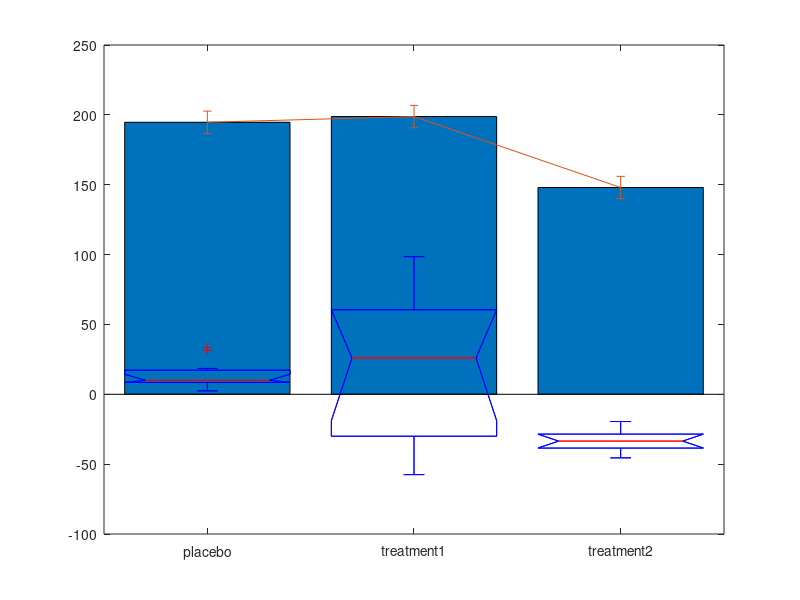
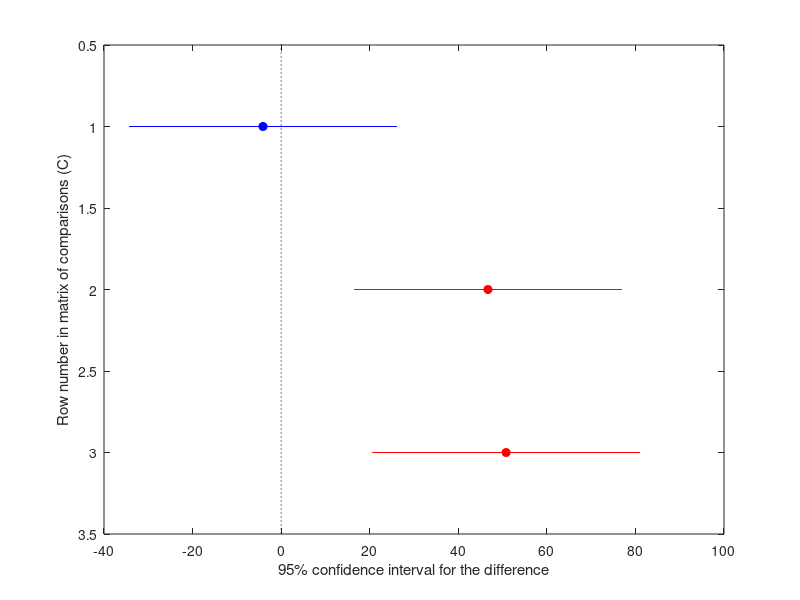

Source code (MATLAB) for these figures, in order: (Note: this script raises an error after producing the figures.)
%In class 19

% Problem 1. Imagine a clincal trial for two drugs that are intended to lower
% cholesterol. Assume 30 subjects are randomly divided into 3 groups that
% either receive a placebo or one of the two treatments. The mean initials
% levels of total cholesterol in each group are the same. The final
% measurements look like

placebo = [   194   183   199   189   189   214   212   186   191   190];
treatment1 = [    138   217   188   126   249   217   255   196   279   123];
treatment2 =[   152   152   151   143   161   142   142   141   161   135];

%A. Make a bar plot of the means of each group with errorbars (Hint, use
%bar and then use 'hold on' and then errorbar). 

c=[mean(placebo) mean(treatment1) mean(treatment2)];
bar(c);
hold on;
err=8*ones(size(c))
errorbar(c,err)

%B. Run a one way ANOVA analysis to see whether any of the treatment groups showed
%a statistically signficant difference. 
data=[placebo treatment1 treatment2];
groups={'placebo','placebo','placebo','placebo','placebo','placebo','placebo','placebo','placebo','placebo','treatment1','treatment1','treatment1','treatment1','treatment1','treatment1','treatment1','treatment1','treatment1','treatment1','treatment2','treatment2','treatment2','treatment2','treatment2','treatment2','treatment2','treatment2','treatment2','treatment2'};
p=anova1(data,groups)
%C. use the multcompare function to look at all pairs of samples and
%indicate which are significantly different. 
[p,table,stats]=anova1(data,groups);
multcompare(stats)

%Problem 2. In this directory, you will find a .mat file with three
%variables, xdat, ydat, and ydat2. For each pair (xdat, ydat) and (xdat,
%ydat2), fit the data to a first, second and third order polynomial. Which
%one is the best fit in each case? In at least one of the cases, do the
%problem with both the polyfit/polyval functions and with the 'fit' function.

[coeff,s]=polyfit(xdat,ydat,1);
plot(xdat,ydat,'r.','MarkerSize','20');hold on;
plot(xdat,polyval(coeff,xdat),'k-','LineWidth',3);
hold off;
[coeff,s]=polyfit(xdat,ydat,2);
plot(xdat,ydat,'r.','MarkerSize','20');hold on;
plot(xdat,polyval(coeff,xdat),'k-','LineWidth',3);
hold off;
[coeff,s]=polyfit(xdat,ydat,3);
plot(xdat,ydat,'r.','MarkerSize','20');hold on;
plot(xdat,polyval(coeff,xdat),'k-','LineWidth',3);
hold off;

[coeff,s]=polyfit(xdat,ydat2,1);
plot(xdat,ydat2,'r.','MarkerSize','20');hold on;
plot(xdat,polyval(coeff,xdat),'k-','LineWidth',3);
hold off;
[coeff,s]=polyfit(xdat,ydat2,2);
plot(xdat,ydat2,'r.','MarkerSize','20');hold on;
plot(xdat,polyval(coeff,xdat),'k-','LineWidth',3);
hold off;
[coeff,s]=polyfit(xdat,ydat2,3);
plot(xdat,ydat2,'r.','MarkerSize','20');hold on;
plot(xdat,polyval(coeff,xdat),'k-','LineWidth',3);
hold off;
